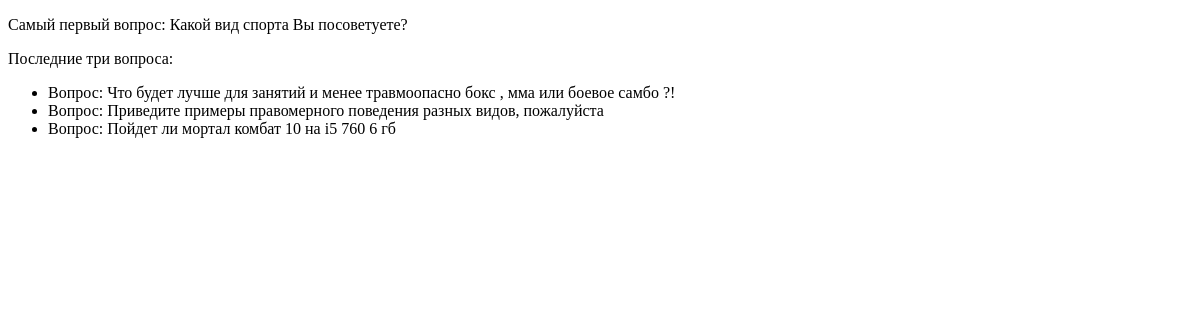
/lastQuestion, run on an earlier commit of the app's database.
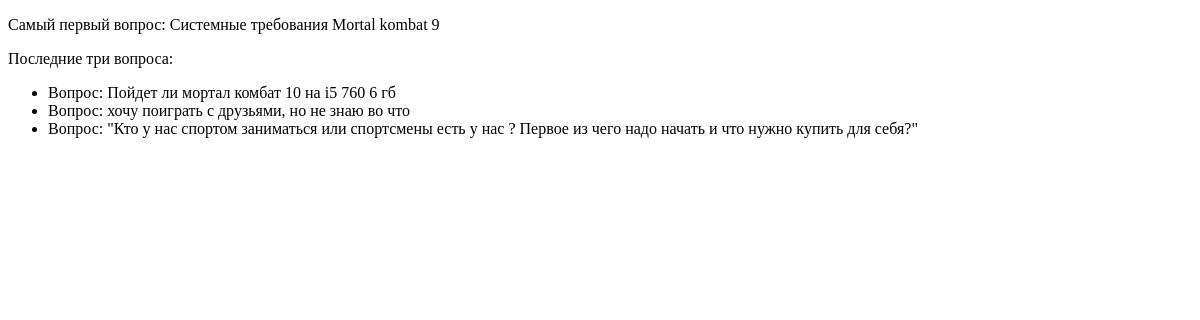
And on a later commit of the database.
### forum/models.py (models this page shows, shortened)
class question(models.Model):
    category = models.ForeignKey(
        category,
        on_delete=models.CASCADE,
        related_name="questions",
        verbose_name="Категория вопроса",
    )
    user = models.ForeignKey(
        Profile,
        on_delete=models.CASCADE,
        verbose_name="Пользователь",
        related_name="questions_by",
    )
    question_title = models.CharField(
        max_length=100,
        blank=True,
        default="",
        verbose_name="Название вопроса",
        validators=[alphanumeric],
    )
    question_body = models.CharField(max_length=1000, verbose_name="Содержание вопроса")
    document = models.FileField(upload_to="documents/", null=True, blank=True)
    question_date = models.DateField(auto_now_add=True)
    question_time = models.TimeField(default=timezone.now)
    history = HistoricalRecords()
    def __str__(self):
        return self.question_title
    class Meta:
        verbose_name = "Вопрос"
        verbose_name_plural = "Вопросы"
        ordering = ["question_date"]

### forum/views.py (the view)
# urls.py: path("lastQuestion", views.last_question, name="lastQuestion"),
def last_question(request):
    last_question_def = list(question.objects.all())
    return render(request, "forum/last_question.html", {"lastQuestion": last_question_def})

### forum/templates/forum/last_question.html (shortened to what this page needs)
<!DOCTYPE html>
<html lang="ru">
<head>
</head>
<body>
    <p>Самый первый вопрос: {{ lastQuestion | first }}</p>
    <p>Последние три вопроса:</p>
    <ul>
        {% for question in lastQuestion|slice:":3" %}
            <li>Вопрос: {{ question.question_body }}</li>
        {% endfor %}
    </ul>
</body>
</html>

What changed in the data, as far as the page shows it:
removed question: question_title "Какой вид спорта Вы посоветуете?", question_body "Что будет лучше для занятий и менее травмоопасно бокс , мма или боевое самбо ?!"
removed question: question_body "Приведите примеры правомерного поведения разных видов, пожалуйста"
now on this page (row unchanged): question: question_body "хочу поиграть с друзьями, но не знаю во что"
now on this page (row unchanged): question: question_body "\"Кто у нас спортом заниматься или спортсмены есть у нас ? Первое из чего надо начать и что нужно купить для себя?\""
Also different on the page:
{{ lastQuestion | first }}: "Какой вид спорта Вы посоветуете?" → "Системные требования Mortal kombat 9"
